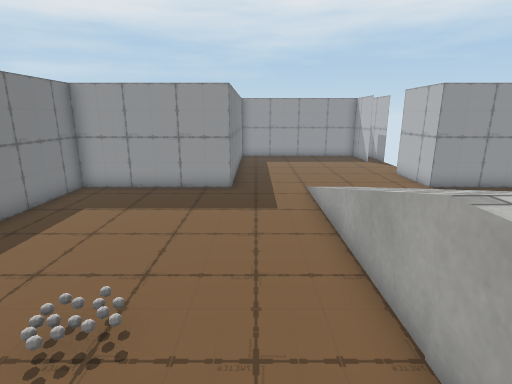
[1] (above)

12 first-person views from a walk through a Unity game level. The camera is 1.4 m above the floor, tilts 14° down and sees 80° across. Doors are open. The floor is counted in squares, 0.5 m on a side. Each view is taken from the middle of a square. On the plan, view 1 faces up. The plan holds only what a view shows up to about 20 squares ahead; the rest is blank. The place goes on beyond the plan. The player is left out. Some surface patterns are stand-ins.

[2]
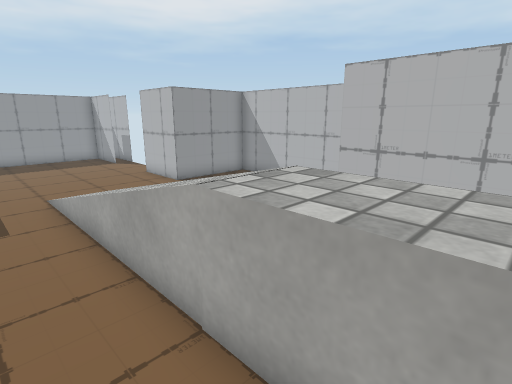

[3]
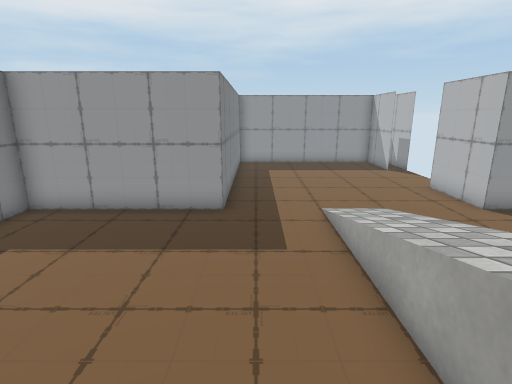

[4]
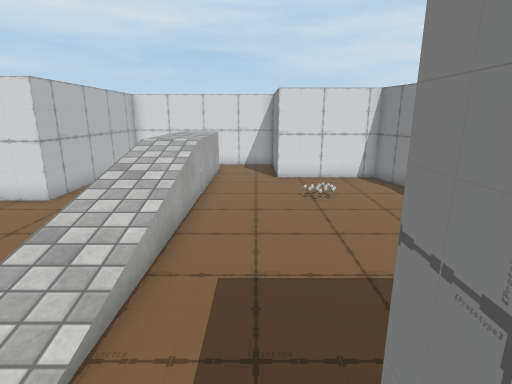

[5]
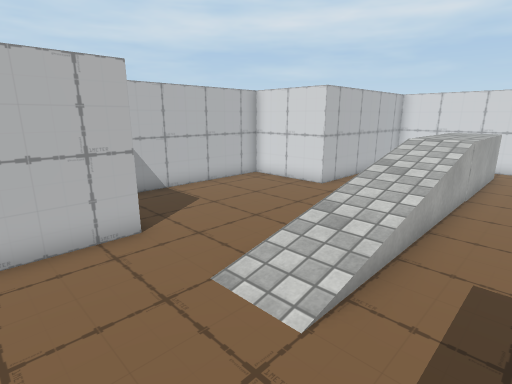

[6]
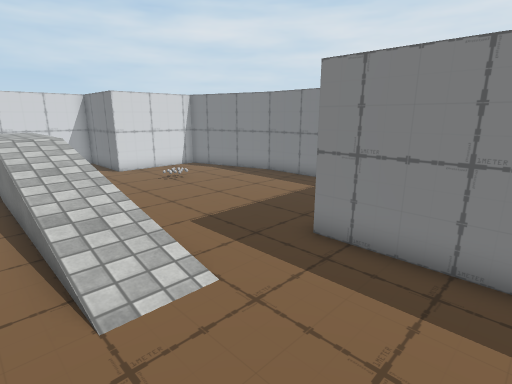

[7]
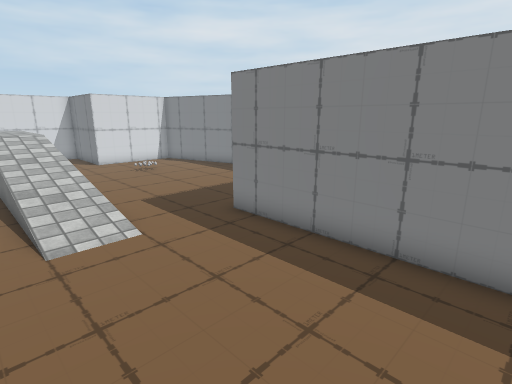

[8]
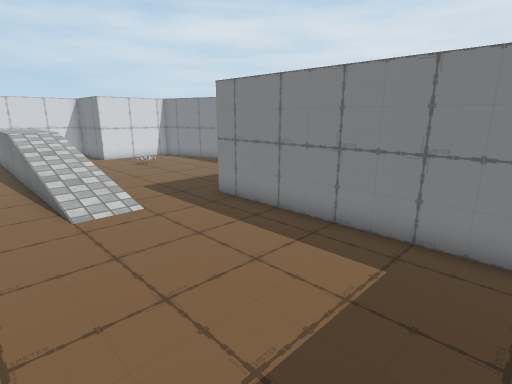

[9]
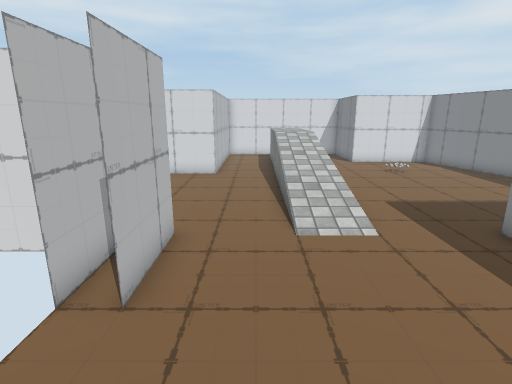

[10]
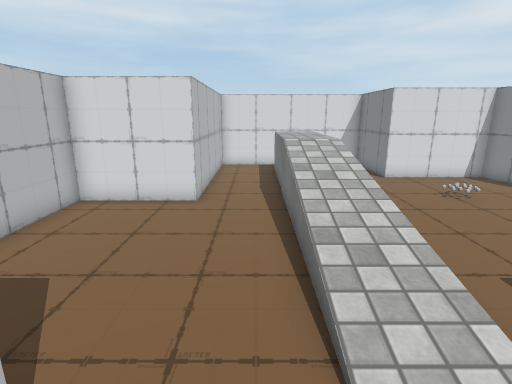

[11]
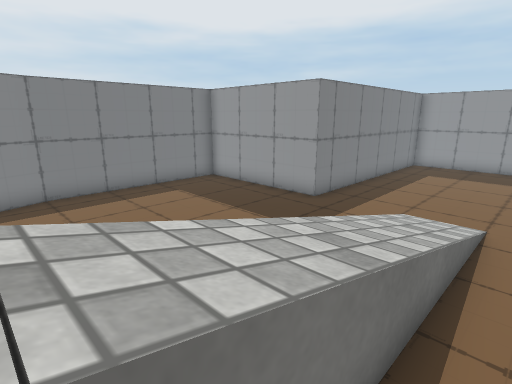

[12]
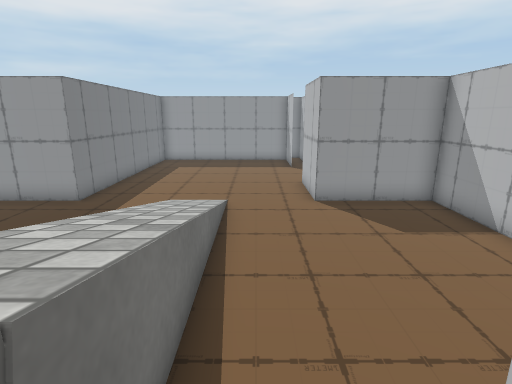

### Floor plan
Key: @ floor where view 1 was taken; # wall or solid block; . main floor; : floor 0.25 m higher than the main floor; + floor 0.5 m higher than the main floor; * floor 0.75 m higher than the main floor; % floor 1 m higher than the main floor; / step, stairs or slope; D open door; = window, fence, low wall or low ledge; O other object.
Columns run from 7 left of view 1 to 11 right of it. Each row starts with its distance up from view 1.
 22       #########
 21       #.......#
 20       #.......##
 19       #.......DD
 18       #.......DD
 17       #.......DD
 16       #.......DD
 15       #.......DD
 14       #.......##
 13       #.......##
 12 #######.......#####
 11 #.......././......#
 10 #......../:/......#
  9 #......../:/......#
  8 #......../+/......#
  7 #........=+/......#
  6 #.........**......#
  5 #.........**......#
  4 #...OO....%%..#####
  3 ##..OO....%%..#
  2  #........%%..#
  1  #........%%..#
  0  ######@..%%..#
 -1       #...%%..#
 -2       #...%%..#
 -3       #.......#
 -4       #########

Where each view was taken, in squares from view 1:
view 1: 0 up, 0 right, facing up
view 2: 0 up, 0 right, facing up-right
view 3: 3 up, 0 right, facing up
view 4: 14 up, 0 right, facing down
view 5: 15 up, 0 right, facing down-right
view 6: 16 up, 5 right, facing down-left
view 7: 19 up, 5 right, facing down-left
view 8: 21 up, 6 right, facing down-left
view 9: 19 up, 5 right, facing down
view 10: 14 up, 5 right, facing down
view 11: 3 up, 5 right, facing up-left
view 12: 2 up, 5 right, facing up
